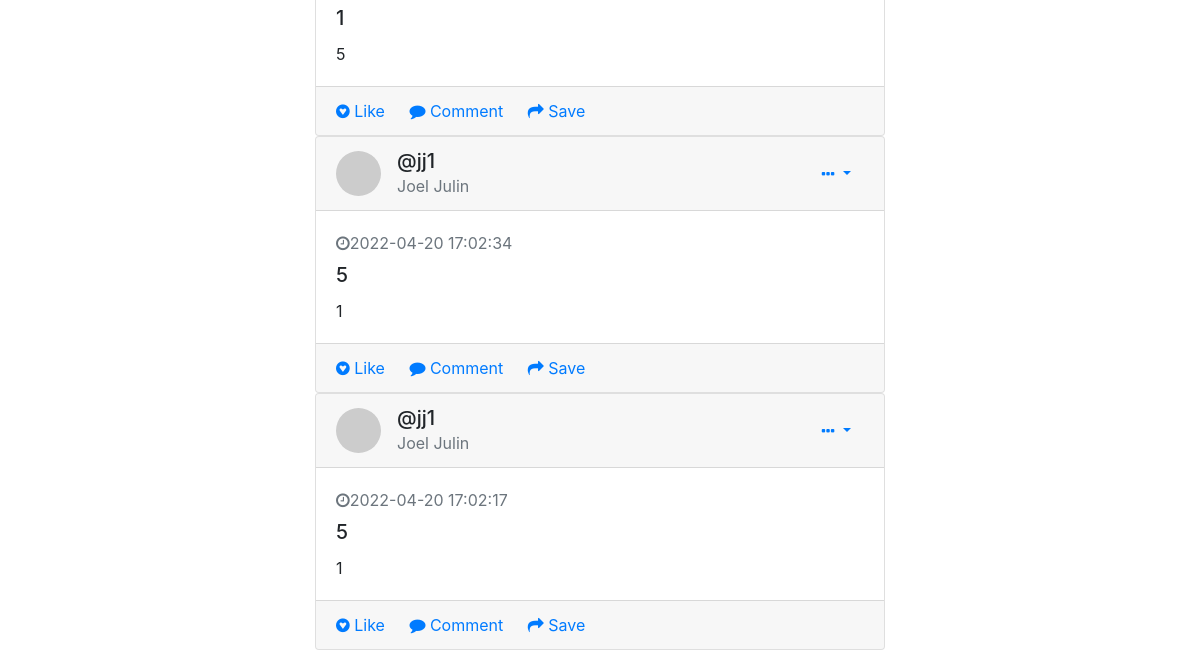
The page /home (signed in, lower part) on the database as committed earlier.
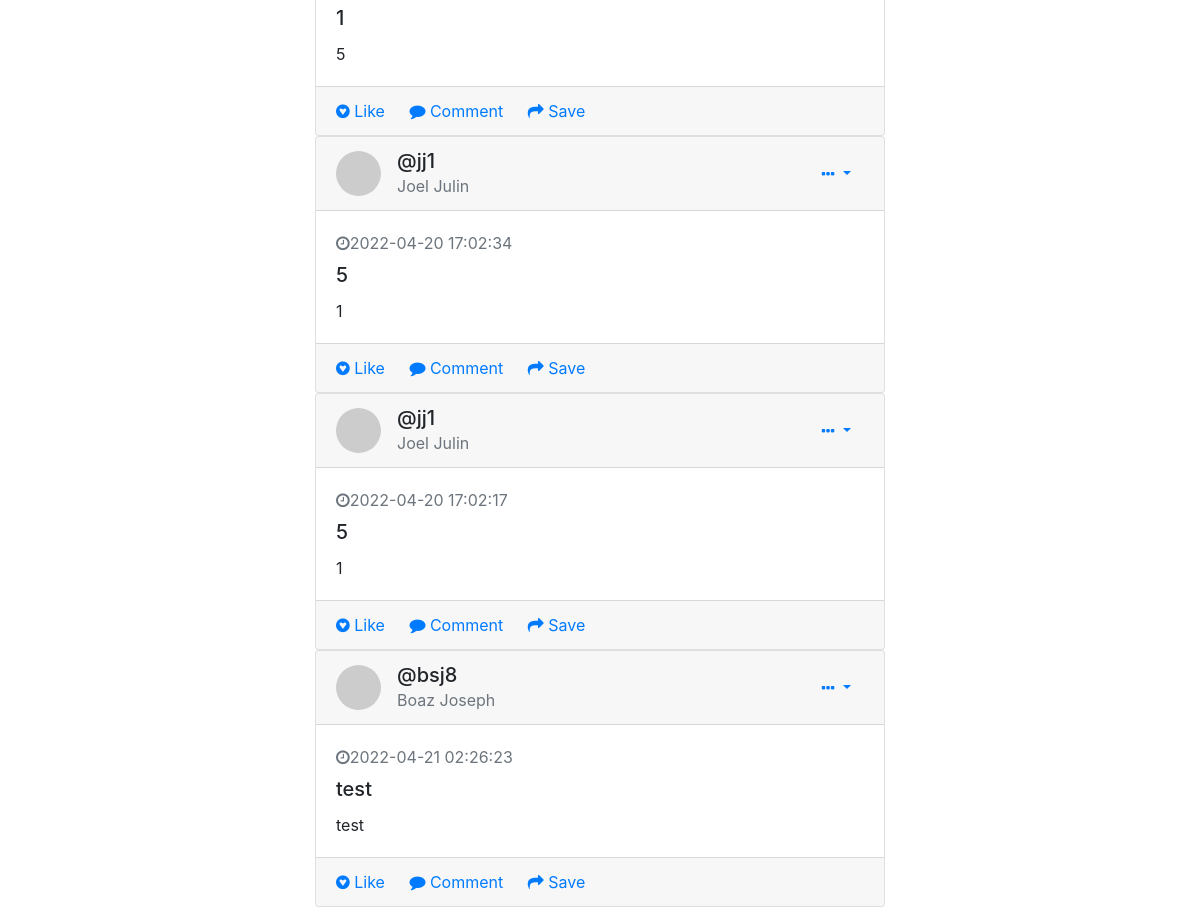
The same page on the database as committed later.
### website/models.py (models this page shows)
class Note(db.Model):
    id = db.Column(db.Integer, primary_key=True)
    title = db.Column(db.String(100))
    data = db.Column(db.String(10000))
    date = db.Column(db.DateTime(timezone=True), default=func.now())
    user_id = db.Column(db.Integer, db.ForeignKey('user.id'))

class User(db.Model, UserMixin):
    id = db.Column(db.Integer, primary_key=True)
    email = db.Column(db.String(150), unique=True)
    username = db.Column(db.String(150), unique=True)
    password = db.Column(db.String(150))
    first_name = db.Column(db.String(150))
    last_name = db.Column(db.String(150))
    zip_code = db.Column(db.String(150))
    search_post = db.Column(db.String(150))
    notes = db.relationship('Note')
    interest_1 = db.Column(db.String(150))
    interest_2 = db.Column(db.String(150))
    interest_3 = db.Column(db.String(150))
    interest_4 = db.Column(db.String(150))
    interest_5 = db.Column(db.String(150))
    points = db.Column(db.String(150))
    status = db.Column(db.String(150))

### website/views.py (the view, shortened to what this page needs)
@views.route('/home', methods=['GET', 'POST'])
@login_required
def home():
    return render_template("home.html", user=current_user)

### website/__init__.py (called while the page is built)
def create_app():
    app = Flask(__name__)
    app.config['SECRET_KEY'] = 'hjshjhdjah kjshkjdhjs'
    app.config['SQLALCHEMY_DATABASE_URI'] = f'sqlite:///{DB_NAME}'
    db.init_app(app)
    from .views import views
    from .auth import auth
    app.register_blueprint(views, url_prefix='/')
    app.register_blueprint(auth, url_prefix='/')
    from .models import User, Note
    create_database(app)
    login_manager = LoginManager()
    login_manager.login_view = 'auth.login'
    login_manager.init_app(app)
    @login_manager.user_loader
    def load_user(id):
        return User.query.get(int(id))
    return app

### website/templates/home.html (shortened to what this page needs)
<!DOCTYPE html>
<html>
<head>
<link href="//maxcdn.bootstrapcdn.com/bootstrap/4.1.1/css/bootstrap.min.css" rel="stylesheet" id="bootstrap-css">
<link href="https://stackpath.bootstrapcdn.com/font-awesome/4.7.0/css/font-awesome.min.css" rel="stylesheet"
>
</head>
    <div class="container-fluid gedf-wrapper">
        <div class="row">
            <div class="col-md-3">
            </div>
            <div class="col-md-6 gedf-main">
                {% for user in user.query.all() %}
                  {% for note in user.notes[::-1] %}
                  <div class="card gedf-card">
                      <div class="card-header">
                          <div class="d-flex justify-content-between align-items-center">
                              <div class="d-flex justify-content-between align-items-center">
                                  <div class="mr-2">
                                      <img class="rounded-circle" width="45" src="https://picsum.photos/50/50" alt="">
                                  </div>
                                  <div class="ml-2">
                                      <a href=/profile/{{ user.username }} class="h5 m-0">@{{ user.username }}</a>
                                      <div class="h7 text-muted">{{ user.first_name }} {{ user.last_name }}</div>
                                  </div>
                              </div>
                              <div>
                                  <div class="dropdown">
                                      <button class="btn btn-link dropdown-toggle" type="button" id="gedf-drop1" data-toggle="dropdown" aria-haspopup="true" aria-expanded="false">
                                          <i class="fa fa-ellipsis-h"></i>
                                      </button>
                                  </div>
                              </div>
                          </div>
                      </div>
                      <div class="card-body">
                          <div class="text-muted h7 mb-2"> <i class="fa fa-clock-o"></i>{{ note.date }}</div>
                          <a class="card-title">
                             <h5 class="card-title">{{note.title}}</h5>
                          </a>
                          <p class="card-text">
                            {{ note.data }}
                          </p>
                      </div>
                      <div class="card-footer">
                          <a href="#" class="card-link"><i class="fa fa-gittip"></i> Like</a>
                          <a href="#" class="card-link"><i class="fa fa-comment"></i> Comment</a>
                          <a href="#" class="card-link"><i class="fa fa-mail-forward"></i> Save</a>
                      </div>
                  </div>
                  {% endfor %}
                  {% endfor %}
            </div>
            <div class="col-md-3">
            </div>
        </div>
    </div>
</html>

Rows that differ between the two databases and show on the page:
added User: username "bsj8", first_name "Boaz", last_name "Joseph"
added Note: date "2022-04-21 02:26:23", title "test", data "test"
